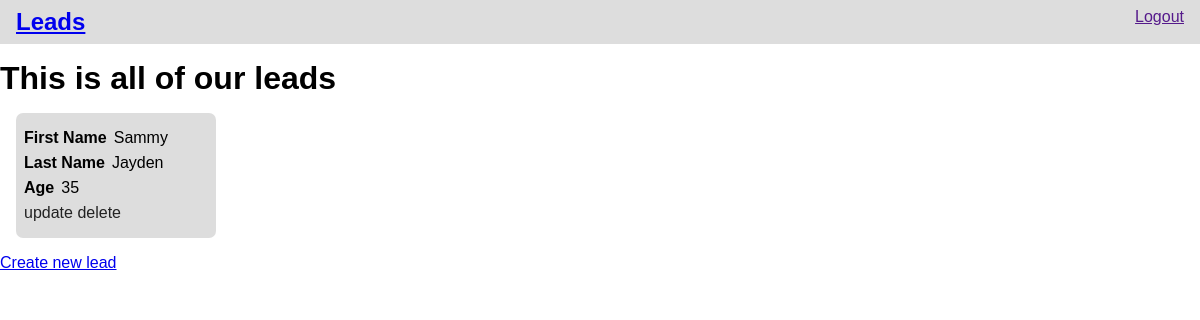
The page /leads/ on the database as committed earlier.
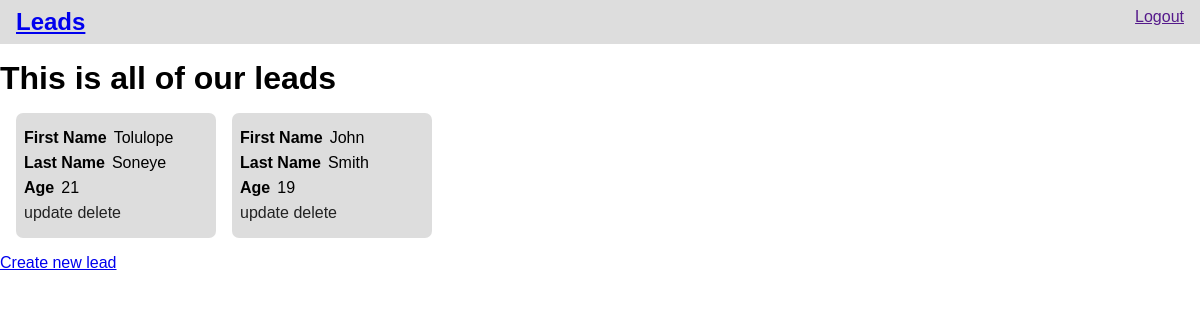
The same page on the database as committed later.
### leads/models.py (models this page shows, shortened)
class Lead(models.Model):
    first_name = models.CharField(max_length=20)
    last_name = models.CharField(max_length=20)
    age = models.IntegerField(default=0)
    created_at = models.DateTimeField(auto_now_add=True)
    agent = models.ForeignKey("Agent", on_delete=models.CASCADE, null=True)
    class Meta:
        ordering = ['-created_at']

### leads/views.py (the view)
# urls.py: path('', views.lead_list, name="index"),
def lead_list(request):
    leads = Lead.objects.all()
    context = {
        "leads": leads
    }
    return render(request, 'leads/lead_list.html', context)

### leads/models.py (called while the page is built)
    def __str__(self):
        return self.user.email

### leads/templates/leads/lead_list.html (shortened to what this page needs)
{% extends 'main.html' %}
{% block title %}
<h1>This is all of our leads</h1>
{% endblock %}
{% block content %}
<div class="lead-cont">
{% for lead in leads %}
<div class="lead">
  <div>
    <h4>First Name</h4>
    <p>{{lead.first_name}}</p>
  </div>
  <div>
    <h4>Last Name</h4>
    <p>{{lead.last_name}}</p>
  </div>
  <div>
    <h4>Age</h4>
    <p>{{lead.age}}</p>
  </div>
  <p class="btns">
    <span><a href="">update</a></span>
    <span><a href="{% url 'leads:delete' lead.id %}">delete</a></span>
  </p>
</div>
{% endfor %}
</div>
<a href="{% url 'leads:create' %}">Create new lead</a>
{% endblock %}

### templates/main.html (shortened to what this page needs)
<!DOCTYPE html>
<html lang="en">
  <head>
  </head>
  <body>
    {% include 'navbar.html' %}
    {% block title %}{% endblock title %}
    {% block content %}{% endblock content %}
  </body>
</html>

### templates/navbar.html
<nav>
    <div><h1><a href="{% url 'leads:index' %}">Leads</a></h1></div>
    <div>
        <a href="">Logout</a>
    </div>
</nav>

### templates/main.html (style rules this page uses)
* { font-family: sans-serif; margin: 0; padding:0; box-sizing: border-box; }
nav { background-color: #ddd; padding: 0.5rem 1rem; display: flex; justify-content: space-between; margin-bottom: 1rem; }
.lead-cont { background: #fff; padding: 0.5rem; display: flex; flex-wrap: wrap; }
.lead { background-color: #ddd; padding: 1rem 0.5rem; margin: 0.5rem; border-radius: 7px; width: 200px; }
.lead div { display: flex; margin-bottom: 7px; }
.lead div h4 { margin-right: 7px; }
.lead div p { overflow-wrap: break-word; word-wrap: break-word; }
.lead .btns { margin-top: 5px; }
.lead .btns a { text-decoration: none; color: #222; }

Rows that differ between the two databases and show on the page:
removed Lead: first_name "Sammy", last_name "Jayden", age "35"
added Lead: first_name "Tolulope", last_name "Soneye", age "21"
added Lead: first_name "John", last_name "Smith", age "19"
